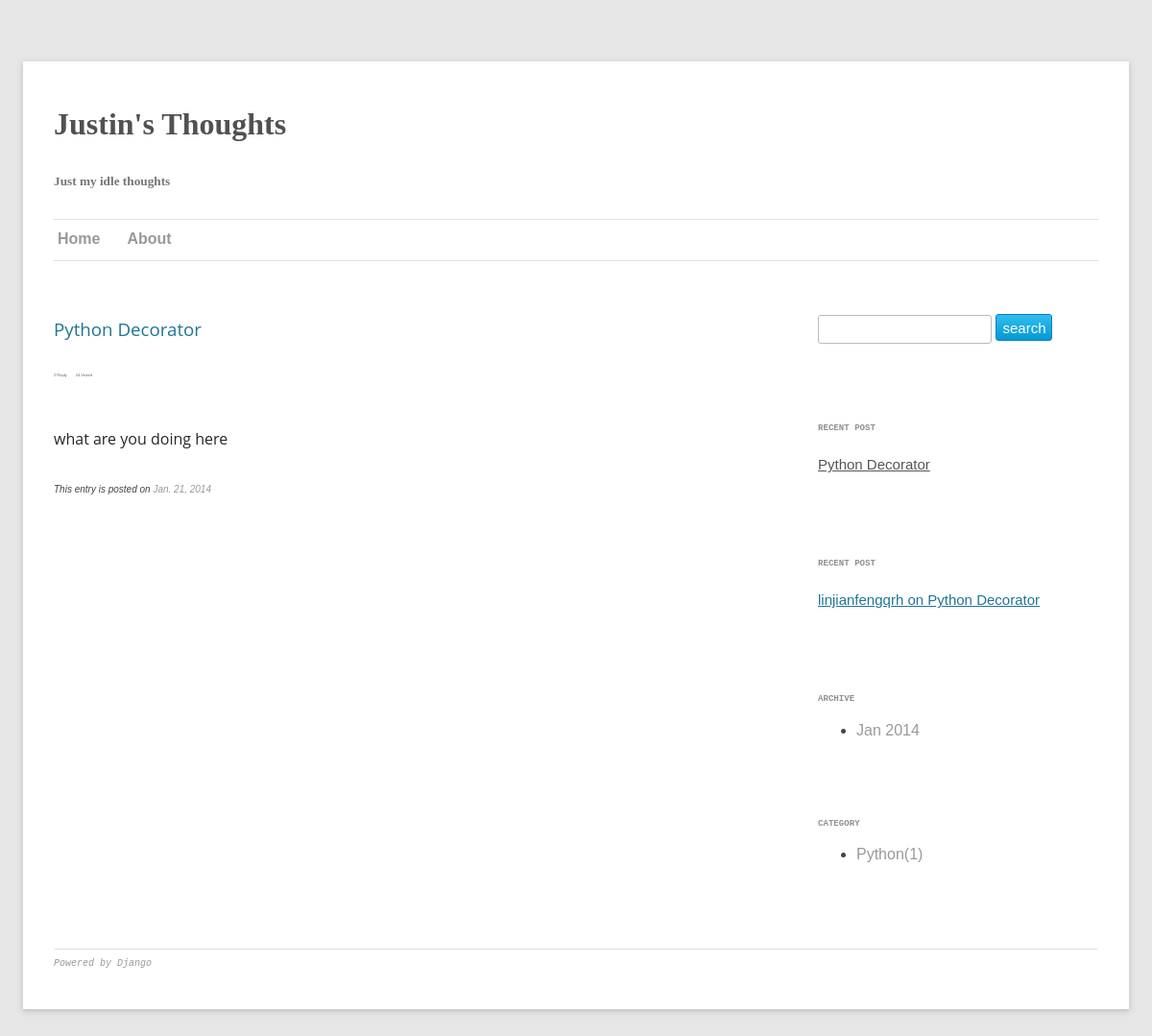
The app's page /, older data.
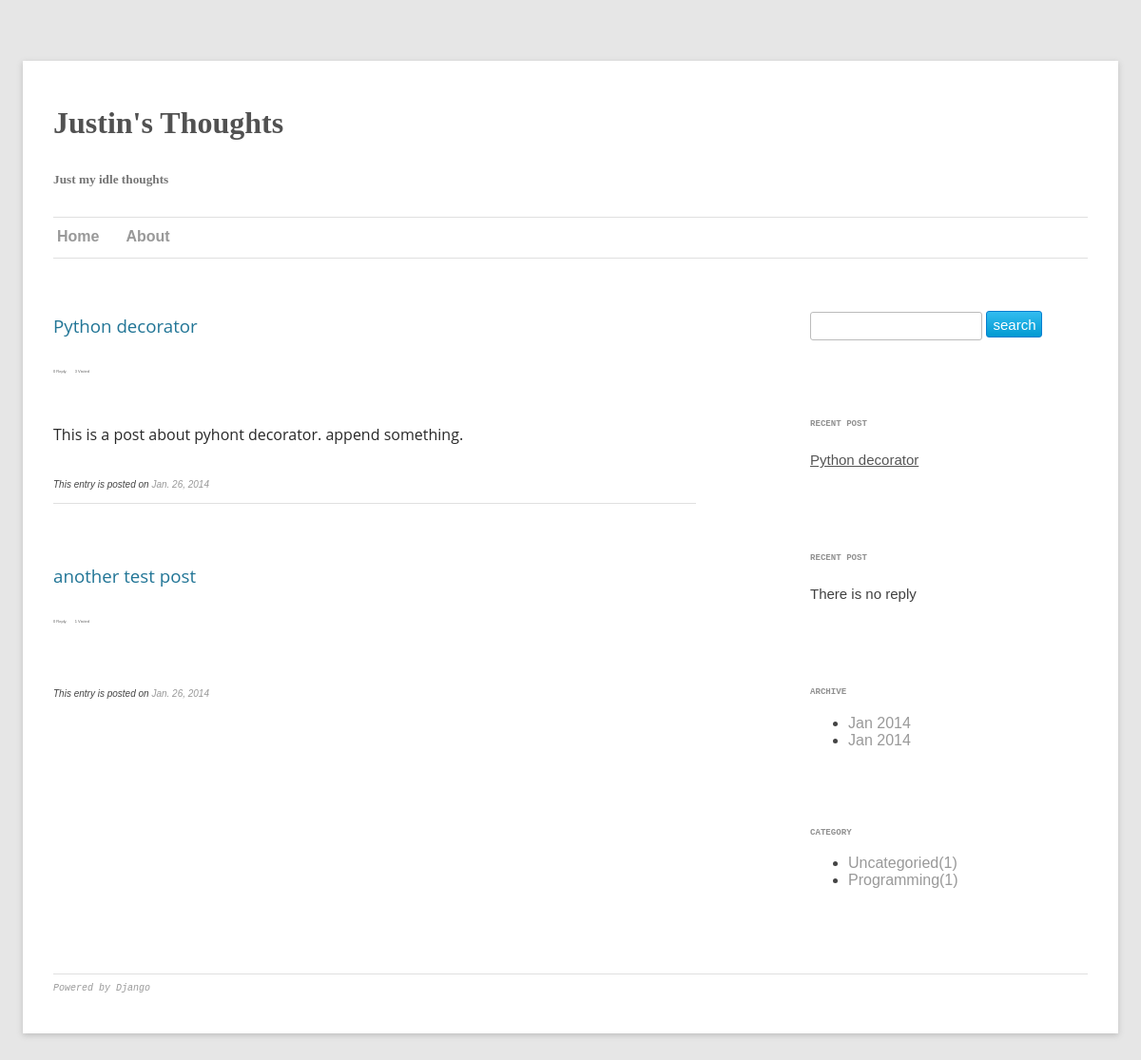
The same page, newer data.
### blog/models.py (models this page shows, shortened)
class Post(models.Model):
  title = models.CharField(max_length=100)
  content = models.TextField()
  author = models.CharField(max_length=100)
  published = models.BooleanField(default = False)
  created_date = models.DateTimeField(auto_now_add = True)
  category = models.ForeignKey(Category)
  tags = models.ManyToManyField(Tag)
  visit = models.IntegerField()
  class Meta:
    ordering = ['-created_date']
  def __unicode__(self):
    return self.title
  def get_abs_url(self):
    mangled = self.title.replace(' ', '__')
    return '/blog/%s/' % mangled
  def get_visit_num(self):
    return self.visit
  def get_reply_num(self):
    return Reply.objects.filter(post = self).count()
  @staticmethod
  def get_archive():
    return Post.objects.values('created_date').distinct()

class Reply(models.Model):
  name = models.CharField(max_length=100)
  email = models.EmailField(blank = True)
  to = models.IntegerField(default=0)
  message = models.CharField(max_length = 1000)
  post = models.ForeignKey(Post)
  date = models.DateTimeField()

class Category(models.Model):
  name = models.CharField(max_length=100)
  def get_num(self):
    return Category.objects.filter(name = self.name).count()

### blog/views.py (the view)
# urls.py: url(r'^$', index),
def index(request):
  posts = Post.objects.filter(published=True)
  recent_post = Post.objects.first()
  recent_reply = Reply.objects.first()
  categories = Category.objects.all()
  archives = None
  archives = Post.get_archive()
  return render(request, 'blog/index.html', {'posts': posts, 'recent_post':recent_post,
    'recent_reply':recent_reply, 'categories': categories, 'archives':archives})

### templates/blog/index.html (shortened to what this page needs)
{% extends "blog/base.html" %}
{% block content %}
  {% for post in posts %}
  <div class = "post" >
    <div class = "title">
      <h3>
        <a href="{{ post.get_abs_url }} " >
        {{ post.title|safe }}
        </a>
      </h3>
    </div>
    <div class = "info">
      <span class = "item">
      </span>
      <span class = "item">
      </span>
    </div>
    <div class = "blog_content">
      <p>{{ post.content|slice:":255"|safe }}</p>
    </div>
    <div class ="footer">
      <p>This entry is posted on <a href="/blog/{{post.created_date|date:"Y"}}/{{post.created_date|date:"m"}}/{{post.created_date|date:"d"}}/">
        {{post.created_date|date}}
      </a></p>
      {% if not forloop.last %}
      <hr />
      {% endif %}
    </div>
  </div>
  {% endfor %}
{% endblock %}

### templates/blog/base.html (shortened to what this page needs)
<!DOCTYPE html>
<html>
<head>
  <link rel="stylesheet" type="text/css" href="{{STATIC_URL}}global.css" />
  <link rel="stylesheet" type="text/css" href="{{STATIC_URL}}post.css" />
</head>
<body style="color:#444;background-color:#e6e6e6;font-family:sans-serif">
  <div class="page">
    <div class="header">
      <h1 class="blog-title">Justin's Thoughts</h1>
      <h5 class="blog-desc">Just my idle thoughts</h5>
    </div>
    <div class="menu">
      <hr />
      <ul class="menu">
        <li><a href="/" class="title-menu-item">Home</a></li>
        <li><a href="/about/" class="title-menu-item">About</a></li>
      </ul>
      <hr />
    </div>
    <div class = "maincontent">
      <div class = "sidebar">
        <div class = "widget widget_form">
          <form action="/blog/search/" method="get" class = "search">
            <p><input type="text" name="q" class="search text"/>
            <input type="submit" value="search" class = "search  button"></p>
          </form>
        </div>
        <div class = "widget widget_recent_post">
          <p class = "widget_title">RECENT POST</p>
          <p class = "widget_content">{% if recent_post %}<a href="{{recent_post.get_abs_url}}">{{ recent_post.title }}</a>{% else %}There is no post{% endif %}</p>
        </div>
        <div class = "widget widget_recent_reply">
          <p class = "widget_title">RECENT POST</p>
          <p class = "widget_content">{% if recent_reply %}<a href="{{recent_reply.get_post_url}}">{{ recent_reply.name }} on {{recent_reply.post}}</a>{% else %}There is no reply{% endif %}</p>
        </div>
        <div class = "widget widget_archive">
          <p class = "widget_title">ARCHIVE</p>
          <ul class = archive_list>
            {% for archive in archives %}
            <li><a href = "/blog/{{archive.created_date|date:"Y"}}/{{archive.created_date|date:"m"}}">{{ archive.created_date|date:"M Y"}}</a></li>
            {% endfor %}
        </div>
        <div class = "widget widget_category">
          <p class = "widget_title">CATEGORY</p>
          <ul class = 'category_list'>
            {% for category in categories %}
            <li><a href="/blog/category/{{ category.name }}/">{{ category.name }}({{category.get_num}})</a></li>
            {% endfor %}
          </ul>
        </div>
      </div>
      <div class = "content">
        {% block content %}
        {% endblock %}
      </div>
      <div class = "footer">
        <hr />
        <p><a href="http://www.djangoproject.com">Powered by Django</a></p>
      </div>
    </div>
  </div>
</body>
</html>

### static/global.css (style rules this page uses)
.page { margin-left:auto; margin-right:auto; margin-top:4em; margin-bottom:4em; max-width:960px; max-width:68rem; background-color:#fff; padding-left:2em; padding-top:1em; padding-right:2em; padding-bottom:2em; box-shadow:0 2px 6px rgba(100, 100, 100, 0.3); }
a { text-decoration:none; }
a:link, a:visited { color:#999999; }
div.header { display:inline-block; font-family:Georgia, serif; }
.blog-title { font-weight:bold; line-height:1.8; color:#515151; }
.blog-desc { color:#757575; }
hr { border:0; height:1px; background:#ffffff; box-shadow:0px 1px 0px #e0e0e0; }
ul.menu { list-style-type:none; margin:0; padding:0; }
ul.menu a:link, a:visited { display:block; width:60px; font-weight:bold; padding:4px; }
ul.menu li { position:relative; display:inline-block; }
.maincontent { padding-top:2em; overflow:hidden; }
.content { float:none; width:auto; overflow:hidden; padding-right:3em; }
.sidebar { float:right; width:300px; }
.footer p { font-family:Monospace; font-size:10px; font-style:italic; }
.text { border:1px solid #bbb; padding-left:10px; padding-right:1px; padding-top:4px; padding-bottom:4px; border-radius:3px; outline:none; font-family:Monospace; }
.text.search { height:20px; }
.button { border-radius:3px; height:28px; font-family:sans-serif; font-size:15px; cursor:pointer; color:white; background-image:-webkit-gradient(linear, left top, left bottom, from(rgb(51, 188, 239)), to(rgb(1, 154, 210))); background:-moz-linear-gradient(top, rgb(51, 188, 239), rgb(1, 154, 210)); border:1px solid rgb(5, 126, 208); }
.widget { padding-left:8px; margin-bottom:5em; }
.widget_title { font-family:Monospace; font-weight:bold; font-size:0.7em; margin-bottom:1.7em; line-height:1.7; color:#909090; }
.widget_content { font-family:Helvetica, Arial; font-size:15px; line-height:2; color:#404040; }
.widget_content a { text-decoration:underline; color:#555555; }

### static/post.css (style rules this page uses)
.post .title { font-family:"Open Sans", Helvetica, Arial, sans-serif; }
.post .title a { font-weight:normal; }
.post .title a:link, a:visited { color:#217596; }
.post .info { padding-top:4px; padding-bottom:2em; }
.post .info .item { padding-right:2em; font-family:Arial, serif; font-size:4px; color:#5f5f5f; }
.post .blog_content { font-family:"Open Sans", Arial, sans-serif; margin-right:4em; }
.post .blog_content p { line-height:1.7; color:#282828; }
.post .footer { padding-top:4px; margin-bottom:4em; margin-right:4em; }
.post .footer p { font-family:Arial, serif; font-size:10px; line-height:1.7; font-style:italic; }

Row changes from the older to the newer data that the page shows:
removed Post: title "Python Decorator", content "what are you doing here", created_date "Jan. 21, 2014"
removed Reply: name "linjianfengqrh", post "Python Decorator"
added Post: title "Python decorator", content "This is a post about pyhont decorator. append something.", created_date "Jan. 26, 2014"
changed Category: name "Python" → "Uncategoried"
added Category: name "Programming", get_num "1"
added Post: title "another test post", created_date "Jan. 26, 2014"
Text that changed along with them:
text no longer shown: "on"
text now shown: "There is no reply"
new list line: "Jan 2014"
